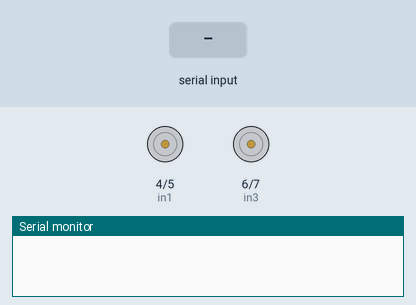
Simulated run of this sketch. Board: Arduino Uno, built with avr-gcc and run on an emulated ATmega328P. On the bench: motor-driver pin pairs drawn as motors (green arrow = first pin HIGH = forward, orange = second pin HIGH = backward, longer = more drive), the last lines printed to the serial monitor. The inputs (shaded band) are chosen by the test bench.

Above: at 1.2 s.
1.3 s: "A" received over the second serial link
At 2.2 s:
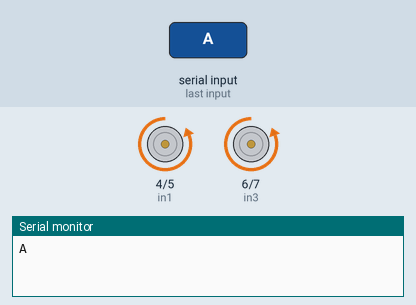
2.8 s: "T" received over the second serial link
At 3.3 s:
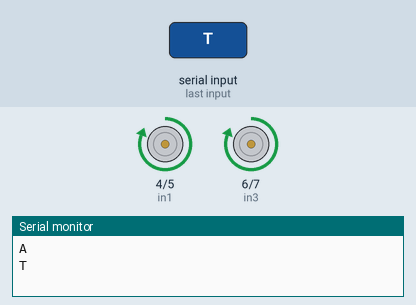
4.3 s: "1" received over the second serial link
At 5.7 s:
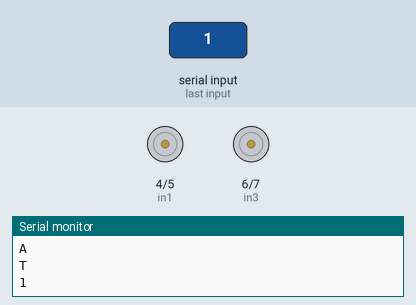
Timing chart, 0 to 7.3 s (numbered marks = the images above; inputs shaded):
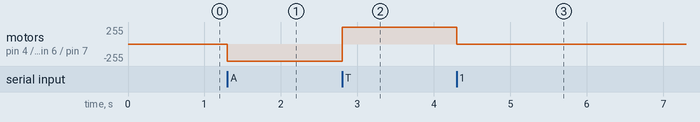

The sketch:

pruebaBLE.ino
```cpp
#include <SoftwareSerial.h>

SoftwareSerial ble(8,9);

int in1 = 4;
int in2 = 5;
int in3 = 6;
int in4 = 7;

void setup() {
  // Motores
  pinMode(in1, OUTPUT);
  pinMode(in2, OUTPUT);
  pinMode(in3, OUTPUT);
  pinMode(in4, OUTPUT);

  // Sistema de comunicación
  Serial.begin(9600);
  ble.begin(9600);
}

void loop() {
  if (ble.available()) {
    // Pruebas Teleoperado
    char car = ble.read();
    Serial.println(car);
    if (car == 'A')
      adelante();
    else if (car == 'T')
      atras();
    else
      alto();
  }
}

void atras()
{
  digitalWrite(in1,HIGH);
  digitalWrite(in2,LOW);
  digitalWrite(in3,HIGH);
  digitalWrite(in4,LOW);
}

void adelante()
{
  digitalWrite(in1,LOW);
  digitalWrite(in2,HIGH);
  digitalWrite(in3,LOW);
  digitalWrite(in4,HIGH);
}

void alto()
{
  digitalWrite(in1,LOW);
  digitalWrite(in2,LOW);
  digitalWrite(in3,LOW);
  digitalWrite(in4,LOW);
}
```

ultra.ino
```cpp
// *********************************************************************************
// Función que "empaqueta" la funcionalidad del sensor ultrasónico
// Declara los puertos de trigger y echo, así como las variables de retorno
// No olvides "settear"
//    pinMode(2, INPUT);  // ECHO
//    pinMode(3, OUTPUT); // TRIGGER
//    Serial.begin(9600);
// *********************************************************************************
float ultra()
{
  int trigger = 3;                            //Pin digital 2 para el Trigger del sensor
  int echo = 2;                               //Pin digital 3 para el Echo del sensort
  float tiempo_de_espera,distancia;

    digitalWrite (trigger,LOW);               // ponemos en bajo el pin 8 durante 2 microsegundos
    delayMicroseconds(2);
    digitalWrite (trigger, HIGH);             // ahora ponemos en alto pin 8 durante 10 microsegundos;
    delayMicroseconds (10);                   // pues este el momento en que emite el sonido durante 10 segungos
    digitalWrite (trigger, LOW);              // ahora ponemos en bajo pin 8
    tiempo_de_espera = pulseIn (echo,HIGH);   // pulseIn, recoge la señal del sonido que emite el trigger
    distancia =(tiempo_de_espera/2)/29.15;    // formula para hallar la distancia
    Serial.print (distancia);                 // imprimimos la distancia en cm
    Serial.println ("cm");
    return distancia;
}
```

Measured:
- after the input at 1.3 s, motor on pin 4 (in1) / pin 5 (in2), motor on pin 6 (in3) / pin 7 (in4): stopped → backward 255/255 at once
- after the input at 2.8 s, motor on pin 4 (in1) / pin 5 (in2), motor on pin 6 (in3) / pin 7 (in4): backward 255/255 → forward 255/255 at once
- after the input at 4.3 s, motor on pin 4 (in1) / pin 5 (in2), motor on pin 6 (in3) / pin 7 (in4): forward 255/255 → stopped at once
